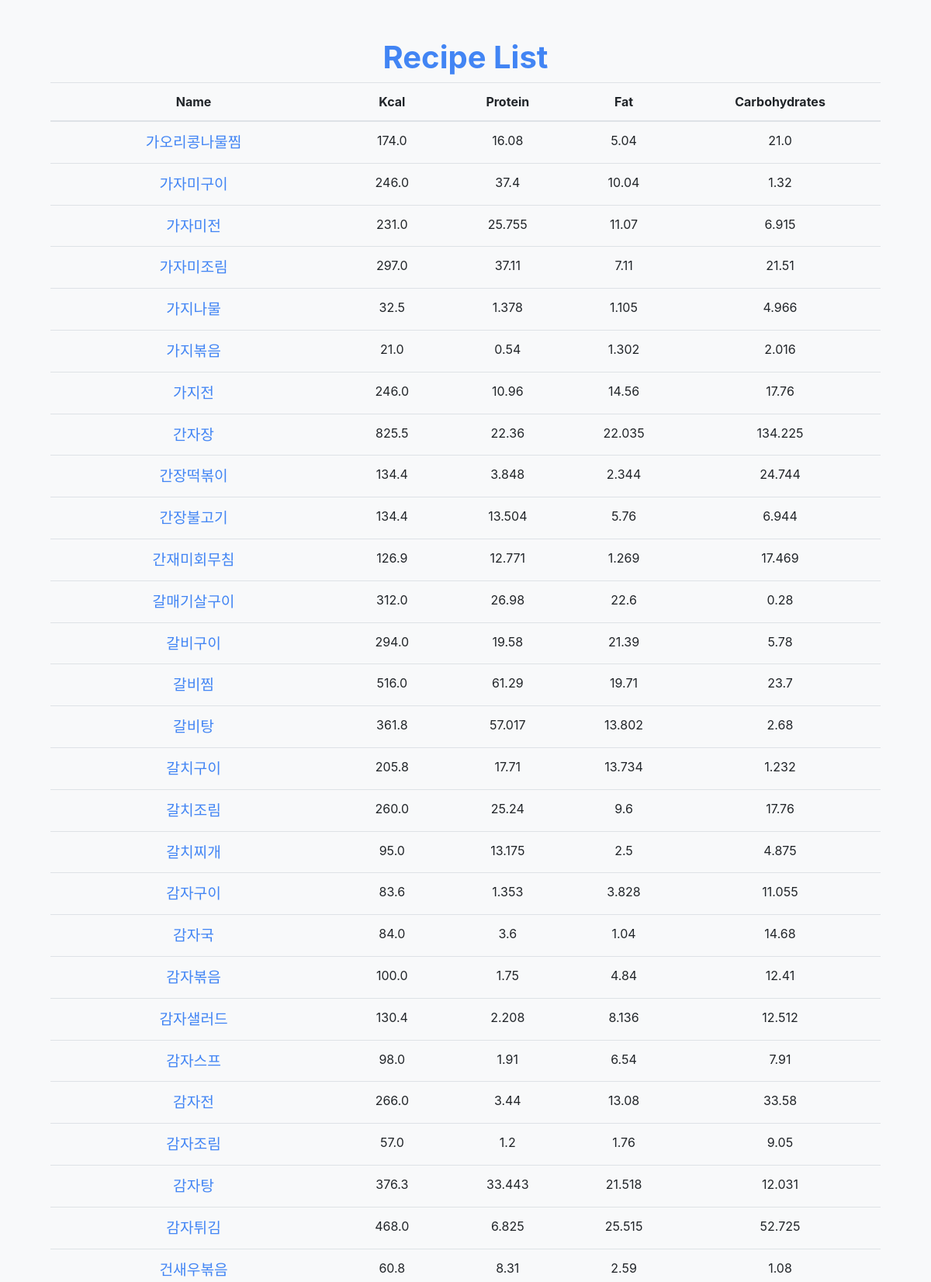
/recipes/recipe-list/ (upper part), run on the app's committed database.
### recipes/models.py (models this page shows, shortened)
class Nutrition(models.Model):
    name = models.TextField()
    kcal = models.FloatField()
    protein = models.FloatField()
    fat = models.FloatField()
    carbohydrates = models.FloatField()
    sugars = models.FloatField()
    sodium = models.FloatField()
    cholesterol = models.FloatField()
    saturated_fat = models.FloatField()

### recipes/views.py (the view)
# urls.py: path('recipe-list/', views.recipe_list, name='recipe_list'),
def recipe_list(request):
    recipes = Nutrition.objects.all()
    return render(request, 'recipe_list.html', {'recipes': recipes})

### recipes/templates/recipe_list.html (shortened to what this page needs)
<!DOCTYPE html>
<html lang="en">
<head>
    <link rel="stylesheet" href="https://stackpath.bootstrapcdn.com/bootstrap/4.3.1/css/bootstrap.min.css">
</head>
<body>
    <div class="container">
        <h1>Recipe List</h1>
        <table class="table">
            <thead>
                <tr>
                    <th scope="col">Name</th>
                    <th scope="col">Kcal</th>
                    <th scope="col">Protein</th>
                    <th scope="col">Fat</th>
                    <th scope="col">Carbohydrates</th>
                </tr>
            </thead>
            <tbody>
                {% for recipe in recipes %}
                    <tr>
                        <td><a href="{% url 'recipe_detail' recipe.id %}">{{ recipe.name }}</a></td>
                        <td>{{ recipe.kcal }}</td>
                        <td>{{ recipe.protein }}</td>
                        <td>{{ recipe.fat }}</td>
                        <td>{{ recipe.carbohydrates }}</td>
                    </tr>
                {% endfor %}
            </tbody>
        </table>
    </div>
</body>
</html>

### recipes/templates/recipe_list.html (style rules this page uses)
body { background-color: #f8f9fa; padding: 50px; }
.container { text-align: center; }
h1 { font-size: 2.5em; font-weight: bold; color: #4285f4; }
a { color: #4285f4; text-decoration: none; font-size: 1.2em; }

### data on the page
Nutrition: name "가오리콩나물찜", kcal "174.0", protein "16.08", fat "5.04", carbohydrates "21.0"
Nutrition: name "가자미구이", kcal "246.0", protein "37.4", fat "10.04", carbohydrates "1.32"
Nutrition: name "가자미전", kcal "231.0", protein "25.755", fat "11.07", carbohydrates "6.915"
Nutrition: name "가자미조림", kcal "297.0", protein "37.11", fat "7.11", carbohydrates "21.51"
Nutrition: name "가지나물", kcal "32.5", protein "1.378", fat "1.105", carbohydrates "4.966"
Nutrition: name "가지볶음", kcal "21.0", protein "0.54", fat "1.302", carbohydrates "2.016"
Nutrition: name "가지전", kcal "246.0", protein "10.96", fat "14.56", carbohydrates "17.76"
Nutrition: name "간자장", kcal "825.5", protein "22.36", fat "22.035", carbohydrates "134.225"
Nutrition: name "간장떡볶이", kcal "134.4", protein "3.848", fat "2.344", carbohydrates "24.744"
Nutrition: name "간장불고기", kcal "134.4", protein "13.504", fat "5.76", carbohydrates "6.944"
Nutrition: name "간재미회무침", kcal "126.9", protein "12.771", fat "1.269", carbohydrates "17.469"
Nutrition: name "갈매기살구이", kcal "312.0", protein "26.98", fat "22.6", carbohydrates "0.28"
Nutrition: name "갈비구이", kcal "294.0", protein "19.58", fat "21.39", carbohydrates "5.78"
Nutrition: name "갈비찜", kcal "516.0", protein "61.29", fat "19.71", carbohydrates "23.7"
Nutrition: name "갈비탕", kcal "361.8", protein "57.017", fat "13.802", carbohydrates "2.68"
Nutrition: name "갈치구이", kcal "205.8", protein "17.71", fat "13.734", carbohydrates "1.232"
Nutrition: name "갈치조림", kcal "260.0", protein "25.24", fat "9.6", carbohydrates "17.76"
Nutrition: name "갈치찌개", kcal "95.0", protein "13.175", fat "2.5", carbohydrates "4.875"
Nutrition: name "감자구이", kcal "83.6", protein "1.353", fat "3.828", carbohydrates "11.055"
Nutrition: name "감자국", kcal "84.0", protein "3.6", fat "1.04", carbohydrates "14.68"
Nutrition: name "감자볶음", kcal "100.0", protein "1.75", fat "4.84", carbohydrates "12.41"
Nutrition: name "감자샐러드", kcal "130.4", protein "2.208", fat "8.136", carbohydrates "12.512"
Nutrition: name "감자스프", kcal "98.0", protein "1.91", fat "6.54", carbohydrates "7.91"
Nutrition: name "감자전", kcal "266.0", protein "3.44", fat "13.08", carbohydrates "33.58"
Nutrition: name "감자조림", kcal "57.0", protein "1.2", fat "1.76", carbohydrates "9.05"
Nutrition: name "감자탕", kcal "376.3", protein "33.443", fat "21.518", carbohydrates "12.031"
Nutrition: name "감자튀김", kcal "468.0", protein "6.825", fat "25.515", carbohydrates "52.725"
Nutrition: name "건새우볶음", kcal "60.8", protein "8.31", fat "2.59", carbohydrates "1.08"
